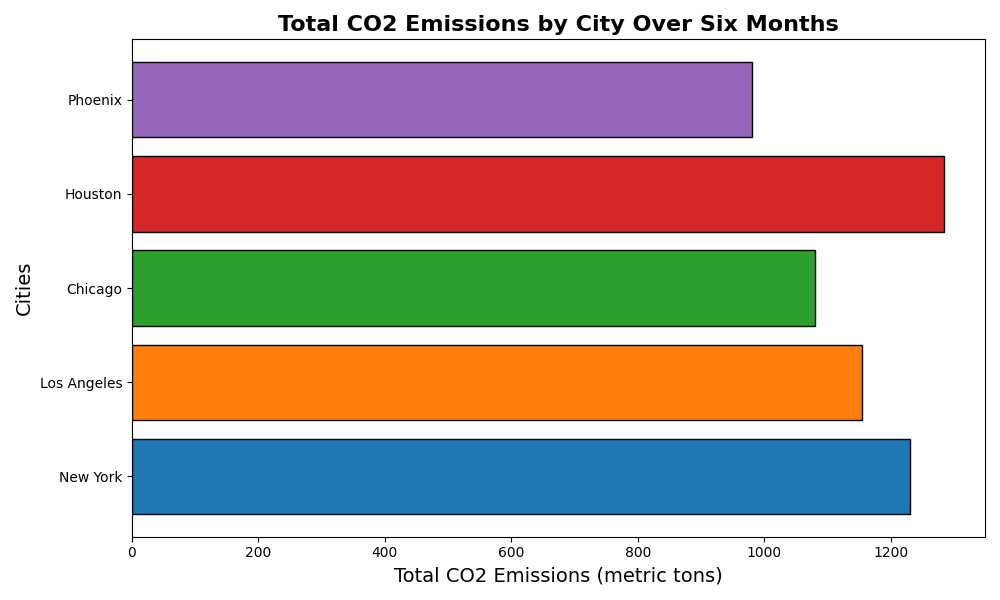

Here is the Python script that generated this plot:
import matplotlib.pyplot as plt
import numpy as np

# Define city names
cities = ['New York', 'Los Angeles', 'Chicago', 'Houston', 'Phoenix']

# Total CO2 emissions for each city over six months
total_emissions = [1230, 1155, 1080, 1285, 980]

# Colors for each city
colors = ['#1f77b4', '#ff7f0e', '#2ca02c', '#d62728', '#9467bd']

# Setup the figure and axis
fig, ax = plt.subplots(figsize=(10, 6))

# Plot the total emissions as a horizontal bar chart
ax.barh(cities, total_emissions, color=colors, edgecolor='black')

# Title and labels for the total emissions bar chart
ax.set_title('Total CO2 Emissions by City Over Six Months', fontsize=16, fontweight='bold')
ax.set_xlabel('Total CO2 Emissions (metric tons)', fontsize=14)
ax.set_ylabel('Cities', fontsize=14)

# Improve layout
plt.tight_layout()

# Display the plot
plt.show()
